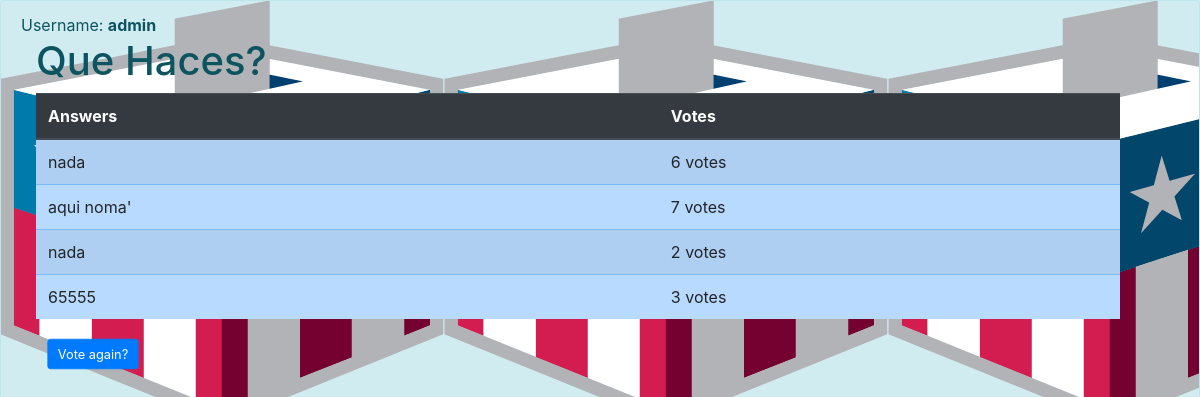
Screenshot of /polls/2/results/ (signed in) with the database file from the repository.
### polls/models.py (models this page shows, shortened)
class Question(models.Model):
    question_text = models.CharField("Question", max_length=200, unique=True)
    question_img = models.ImageField("Img", upload_to="images/", null=True)
    pub_date = models.DateTimeField("Date Published")
    def was_published_recently(self):
        now = timezone.now()
        return now - timedelta(days=1) <= self.pub_date <= now
    was_published_recently.admin_order_field = "pub_date"
    was_published_recently.boolean = True
    was_published_recently.short_description = "Published recently?"

class Choice(models.Model):
    question = models.ForeignKey(Question, on_delete=models.CASCADE)
    choice_text = models.CharField("Choice", max_length=200)
    votes = models.IntegerField("Votes", default=0)

### polls/views.py (the view)
# urls.py: path("<int:pk>/results/", views.ResultsView.as_view(), name="results"),
class ResultsView(DetailView):
    model = Question
    template_name = "polls/results.html"

### polls/views.py (called while the page is built)
    def get_queryset(self):
        return Question.objects.filter(pub_date__lte=timezone.now())

### polls/templates/polls/results.html (shortened to what this page needs)
{% load static %}
<head>
    <link rel="stylesheet" type="text/css" href="{% static 'polls/style.css' %}">
    <link rel="stylesheet" href="https://maxcdn.bootstrapcdn.com/bootstrap/4.3.1/css/bootstrap.min.css">
</head>
<body
    {% if user.is_authenticated %}
        <div class="alert alert-info alert-dismissible fade show">
            Username: <strong>{{ user.username }} </strong>
        <div class="container-fluid">
        <h1>{{ question.question_text }}</h1>
        <table class="table table-primary table-striped">
            <thead class="thead-dark">
                <tr>
                    <th> Answers </th>
                    <th> Votes </th>
                </tr>
            </thead>
            <tbody>
                {% for choice in question.choice_set.all %}
                <tr>
                <td> {{ choice.choice_text }} </td>
                <td> {{ choice.votes }} vote{{ choice.votes|pluralize }} </td>
                </tr>
                {% endfor %}
            </tbody>
        </table>
        <a class="btn btn-primary" href="{% url 'polls:detail' question.id %}"> Vote again? </a>
        </div>
    {% else %}
        <div class="alert alert-info alert-dismissible fade show">
            <button type="button" class="close" data-dismiss="alert">&times;</button>
            <strong>Welcome new user! </strong>. Please <a href="{% url 'polls:login' %}">log in. </a>
        </div>
    {% endif %}
</body>

### polls/static/polls/style.css (style rules this page uses)
body { background: white url("images/background.png"); }
a.btn { -webkit-transform: scale(0.8); -moz-transform: scale(0.8); -o-transform: scale(0.8); -webkit-transition-duration: 0.5s; -moz-transition-duration: 0.5s; -o-transition-duration: 0.5s; }

### rows the page displays
Question: question_text "Que Haces?"
Choice: choice_text "nada", votes "6"
Choice: choice_text "aqui noma'", votes "7"
Choice: choice_text "nada", votes "2"
Choice: choice_text "65555", votes "3"

### other values shown
{{ user.username }} "admin"
